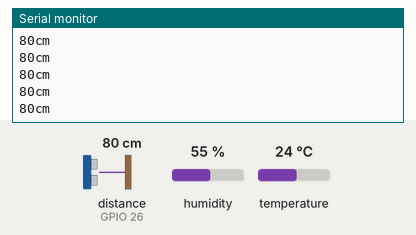
Bench run of a sketch on a simulated ESP32. Shown: the last lines printed to the serial monitor. Wiring (inferred from the names in the program): ultrasonic range finder: trigger GPIO 27; echo GPIO 26. The inputs (shaded band) are chosen by the test bench; at power-on: distance to the obstacle (sensor on GPIO 26) 80 cm, humidity 55 %, temperature 24 °C. The echo pulse lasts 58.3 µs per cm; WiFi joins after 1.5 s; servers stay silent unless stated.

Above: at 3.0 s.
3.1 s: distance to the obstacle (sensor on GPIO 26) set to 2 cm
At 3.93 s:
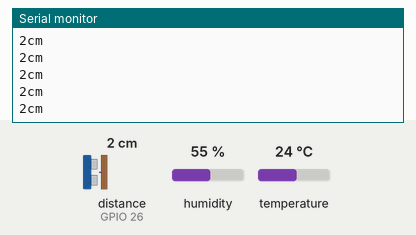
4.6 s: distance to the obstacle (sensor on GPIO 26) set to 4 cm
At 4.66 s:
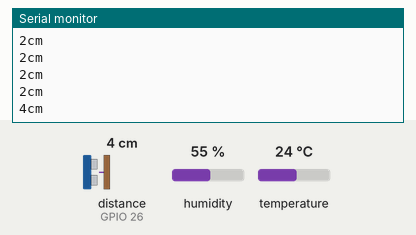
Timing chart, 0 to 7.6 s (numbered marks = the images above; inputs shaded):
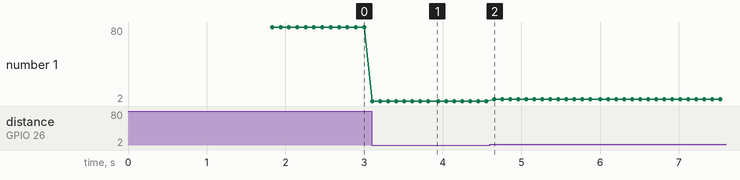

The sketch:

iot.ino
```cpp
#define BLYNK_PRINT Serial
#include <WiFi.h>
#include <WiFiClient.h>
#include <BlynkSimpleEsp32.h> //

#include "DHT.h"

#define DHTPIN 5 //ขา DHT ที่เชื่อมกับบอร์ด D12
#define DHTTYPE DHT11
DHT dht(DHTPIN, DHTTYPE);
char auth[] = "3dMLScXBcLOeMOrCvWuINLACaouihsRH"; //รหัสBLYNK ที่ส่งเข้าเมล

char ssid[] = "3BB_2.4GHz";  //ชื่อไวฟาย
char pass[] = "1111100000"; //รหัสไวไฟ

const int pingPin = 27;
int inPin = 26;

void setup()
{
  Serial.begin(9600);

  Blynk.begin(auth, ssid, pass);
  Serial.println();
  Serial.println("Status\tHumidity (%)\tTemperature (C)\t(F)");
  dht.begin();
}

void loop()
{
  float humidity = dht.readHumidity(); // ดึงค่าความชื้น
  float temperature = dht.readTemperature(); // ดึงค่าอุณหภูมิ
  long duration, cm;
  pinMode(pingPin, OUTPUT);
  digitalWrite(pingPin, LOW);
  delayMicroseconds(2);
  digitalWrite(pingPin, HIGH);
  delayMicroseconds(5);
  digitalWrite(pingPin, LOW);
  pinMode(inPin, INPUT);
  duration = pulseIn(inPin, HIGH);
  cm = microsecondsToCentimeters(duration);
  Serial.print(cm);
  Serial.print("cm");
  Serial.println();
  Blynk.run();
  delay(100);
  Blynk.virtualWrite(V0, temperature);
  Blynk.virtualWrite(V1, humidity);
  Blynk.virtualWrite(V2, cm);
}
  long microsecondsToCentimeters(long microseconds)
{
  return microseconds / 29.1 / 2;
}
```

Measured:
- after the input at 3.1 s, the serial monitor: prints a new line at once (image 1)
- after the input at 4.6 s, the serial monitor: prints a new line after 0.05 s (image 2)
- plotted number 1: 80 → 2 after the input at 3.1 s, 2 → 4 after the input at 4.6 s
